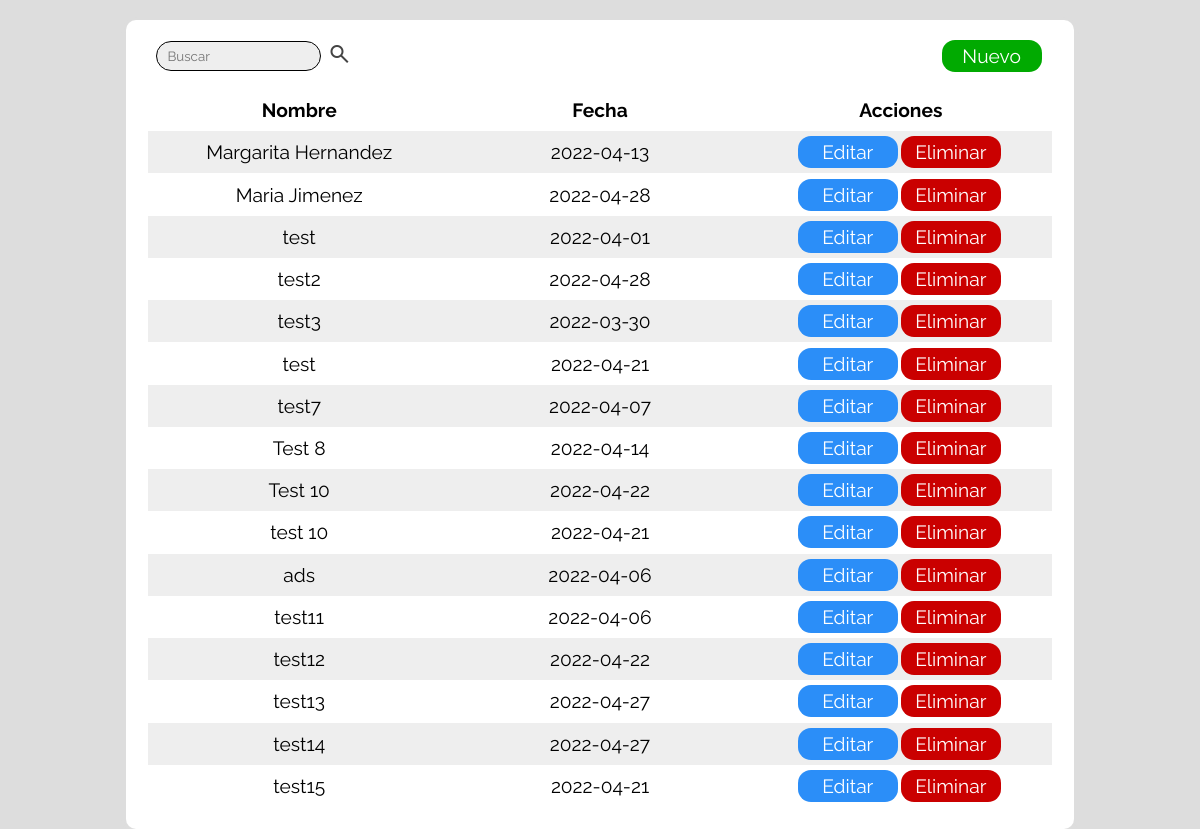
The app's page /home, older data.
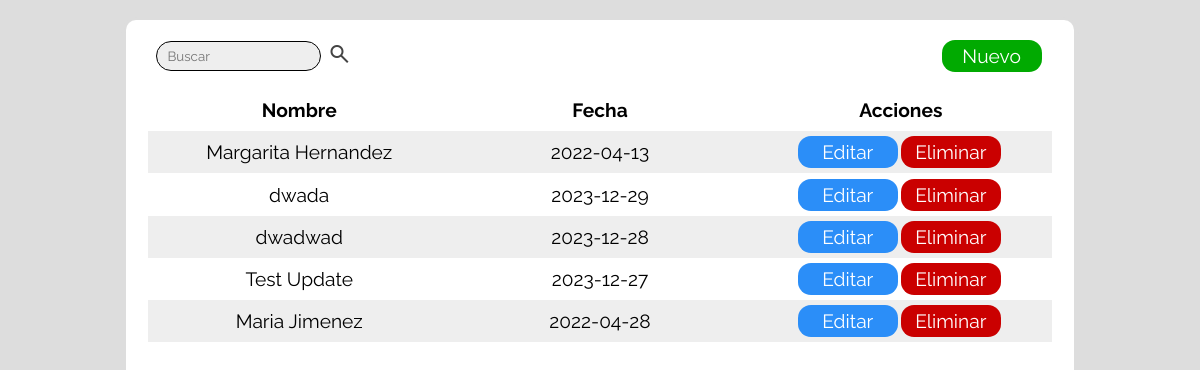
The same page, newer data.
### tables this page shows
CREATE TABLE "historial" (
            "id" integer NOT NULL PRIMARY KEY AUTOINCREMENT,
            "created_at" TIMESTAMP NOT NULL DEFAULT CURRENT_TIMESTAMP,
            "updated_at" TIMESTAMP NOT NULL DEFAULT CURRENT_TIMESTAMP,
            "datos_fecha" date NOT NULL,
            "datos_nombre" varchar(100) NOT NULL,
            "datos_sexo" varchar(20) NULL,
            "datos_edad" varchar(5) NULL,
            "datos_telefono" varchar(15) NULL,
            "datos_ocupacion" varchar(20) NULL,
            "datos_estado" varchar(20) NULL,
            "datos_nacimiento" varchar(20) NULL,
            "apnp_tabaquismo" varchar(50) NULL,
            "apnp_etilismo" varchar(50) NULL,
            "apnp_actividad" varchar(50) NULL,
            "apnp_accesibilidad" varchar(50) NULL,
            "apnp_pasatiempos" varchar(50) NULL,
            "apnp_otros" varchar(50) NULL,
            "app_dbt_check" bool NULL,
            "app_dbt_text" varchar(50) NULL,
            "app_hta_check" bool NULL,
            "app_hta_text" varchar(50) NULL,
            "app_cancer_check" bool NULL,
            "app_cancer_text" varchar(50) NULL,
            "app_transf_check" bool NULL,
            "app_transf_text" varchar(50) NULL,
            "app_cpt_check" bool NULL,
            "app_cpt_text" varchar(50) NULL,
            "app_alergia_check" bool NULL,
            "app_alergia_text" varchar(50) NULL,
            "app_enfr_check" bool NULL,
            "app_enfr_text" varchar(50) NULL,
            "app_fx_check" bool NULL,
            "app_fx_text" varchar(50) NULL,
            "app_cx_check" bool NULL,
            "app_cx_text" varchar(50) NULL,
            "app_sv_check" bool NULL,
            "app_sv_text" varchar(50) NULL,
            "neuro_reflejos_check" bool NULL,
            "neuro_sensibilidad_check" bool NULL,
            "neuro_lenguaje_check" bool NULL,
            "neuro_otros_check" bool NULL,
            "neuro_otros_text" varchar(50) NULL,
            "contractura_sitio" varchar(50) NULL,
            "marcha_libre_check" bool NULL,
            "marcha_claudicante_check" bool NULL,
            "marcha_ayuda_check" bool NULL,
            "marcha_espastica_check" bool NULL,
            "marcha_ataxica_check" bool NULL,
            "marcha_otro_check" bool NULL,
            "marcha_otro_text" varchar(50) NULL,
            "vi_independiente_check" bool NULL,
            "vi_ayuda_check" bool NULL,
            "vi_silla_check" bool NULL,
            "vi_camilla_check" bool NULL,
            "vf_independiente_check" bool NULL,
            "vf_ayuda_check" bool NULL,
            "vf_silla_check" bool NULL,
            "vf_camilla_check" bool NULL,
            "dolor_sitio" varchar(50) NULL,
            "dolor_irradiacion" varchar(50) NULL,
            "dolor_inicial" varchar(20) NULL,
            "dolor_final" varchar(20) NULL,
            "dolor_observaciones" varchar(500) NULL,
            "antecedentes" varchar(1000) NULL,
            "motivo" varchar(1000) NULL,
            "resumen" varchar(1000) NULL,
            "diagnostico" varchar(1000) NULL,
            "observaciones" varchar(1000) NULL,
            "plan" varchar(1000) NULL,
            "apendices" varchar(2000) NULL
    );

### App/registros.py (the view)
@bp.route('/home', methods=['GET'])
def home():
    db, c = get_db()
    print(request.args.get('search'))
    if (search := request.args.get('search', None)):
        c.execute('''
                SELECT id, datos_nombre, datos_fecha FROM historial
                WHERE datos_nombre LIKE ?
                ORDER BY updated_at DESC
                ''', ('%'+search+'%',))
    else:
        c.execute(
            'SELECT id, datos_nombre, datos_fecha FROM historial ORDER BY updated_at DESC')
    registros = c.fetchall()
    return render_template('home.html', registros=registros)

### App/db.py (called while the page is built)
def get_db():
    if 'db' not in g:
        g.db = sqlite3.connect("database/database.db")
        g.db.row_factory = sqlite3.Row
        g.c = g.db.cursor()
    return g.db, g.c

### App/templates/home.html (shortened to what this page needs)
{% extends "base.html" %} {% block title %}Pacientes{% endblock title %} {%
block content %}
<div class="nav">
  <form action="" method="get">
    <input name="search" autocomplete='off' class="search" type="text" placeholder="Buscar"/>
    <button type="submit"><span class="material-symbols-outlined">
      </span></button>
  </form>
  <a href="{{url_for('reg.nuevo')}}" class="button new">Nuevo</a>
</div>
<table>
  <tr>
    <th>Nombre</th>
    <th>Fecha</th>
    <th>Acciones</th>
  </tr>
  {% for registro in registros %}
  <tr>
    <td>{{registro.datos_nombre}}</td>
    <td>{{registro.datos_fecha}}</td>
    <td class='actions'>
      <a class="button edit" href="{{url_for('reg.edit', id=registro.id)}}"
        >Editar</a>
      <button class="delete" onclick="delete_card({{registro.id}})">Eliminar</button>
    </td>
  </tr>
  {% endfor %}
</table>
{% endblock content %}

Row changes from the older to the newer data that the page shows:
removed historial: datos_nombre "test", datos_fecha "2022-04-01"
removed historial: datos_nombre "test2", datos_fecha "2022-04-28"
removed historial: datos_nombre "test3", datos_fecha "2022-03-30"
removed historial: datos_nombre "test", datos_fecha "2022-04-21"
removed historial: datos_nombre "test7", datos_fecha "2022-04-07"
removed historial: datos_nombre "Test 8", datos_fecha "2022-04-14"
removed historial: datos_nombre "Test 10", datos_fecha "2022-04-22"
removed historial: datos_nombre "test 10", datos_fecha "2022-04-21"
removed historial: datos_nombre "ads", datos_fecha "2022-04-06"
removed historial: datos_nombre "test11", datos_fecha "2022-04-06"
removed historial: datos_nombre "test12", datos_fecha "2022-04-22"
removed historial: datos_nombre "test13", datos_fecha "2022-04-27"
removed historial: datos_nombre "test14", datos_fecha "2022-04-27"
removed historial: datos_nombre "test15", datos_fecha "2022-04-21"
added historial: datos_nombre "dwada", datos_fecha "2023-12-29"
added historial: datos_nombre "dwadwad", datos_fecha "2023-12-28"
added historial: datos_nombre "Test Update", datos_fecha "2023-12-27"
